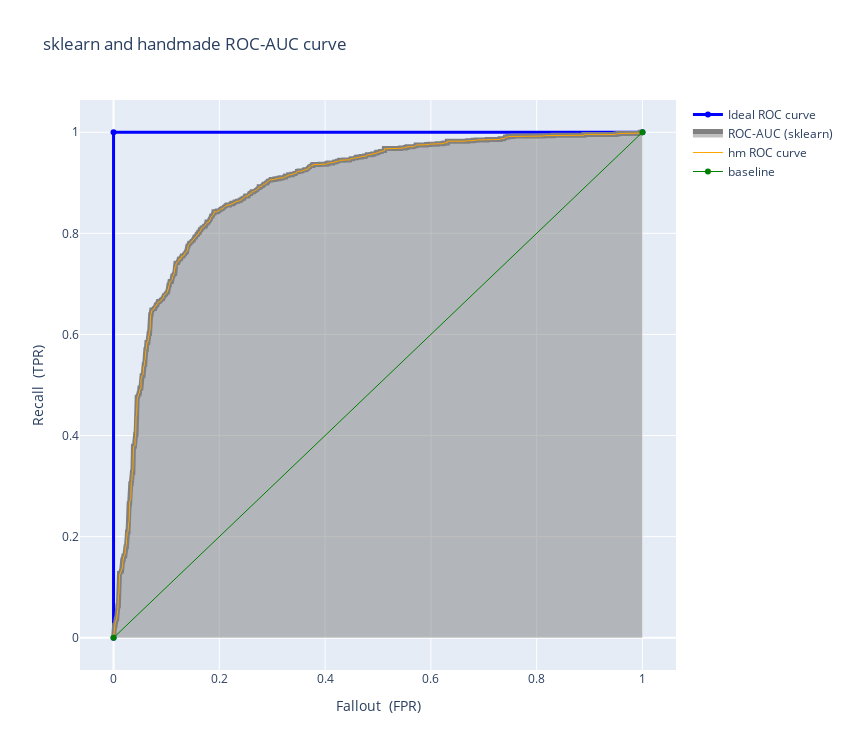

Write notebook code for a chart like this one.
### Code cell
fig = go.Figure()
fig.add_trace(go.Scatter(x=[0,0,1], y=[0,1,1], name='Ideal ROC curve',line=dict(color="blue", width=3)))
fig.add_trace(go.Scatter(  x= fpr1,  y= tpr2, mode='lines', fill= 'tozeroy', name= "ROC-AUC (sklearn)" , 
                         line=dict(color="grey", width=5))
)
# roc_ output: 0-FPR, 1-Recall, 2-Precision

fig.add_trace(go.Scatter(x=[i[0] for i in roc_],y=[i[1] for i in roc_], name= "hm ROC curve",line=dict(color="orange", width=1)) )
fig.add_trace(go.Scatter(x=[0,1], y=[0,1], name="baseline",line=dict(color="Green", width=1)))
fig.update_layout(title= "sklearn and handmade ROC-AUC curve", xaxis_title="Fallout  (FPR)", yaxis_title="Recall  (TPR)", width=850, height=750 )
fig.show()

### Figure 1 — Plotly figure (JSON) as saved in the notebook; plotly's stock layout.template omitted (floating-point values rounded to 4 significant figures; data arrays with more than 128 entries replaced by an {"elided": "..."} marker saying what was removed)
{"data": [{"line": {"color": "blue", "width": 3}, "name": "Ideal ROC curve", "type": "scatter", "x": [0, 0, 1], "y": [0, 1, 1]}, {"fill": "tozeroy", "line": {"color": "grey", "width": 5}, "mode": "lines", "name": "ROC-AUC (sklearn)", "type": "scatter", "x": {"elided": "588 float values"}, "y": {"elided": "588 float values"}}, {"line": {"color": "orange", "width": 1}, "name": "hm ROC curve", "type": "scatter", "x": {"elided": "1001 float values"}, "y": {"elided": "1001 float values"}}, {"line": {"color": "Green", "width": 1}, "name": "baseline", "type": "scatter", "x": [0, 1], "y": [0, 1]}], "layout": {"height": 750, "title": {"text": "sklearn and handmade ROC-AUC curve"}, "width": 850, "xaxis": {"title": {"text": "Fallout  (FPR)"}}, "yaxis": {"title": {"text": "Recall  (TPR)"}}}}
